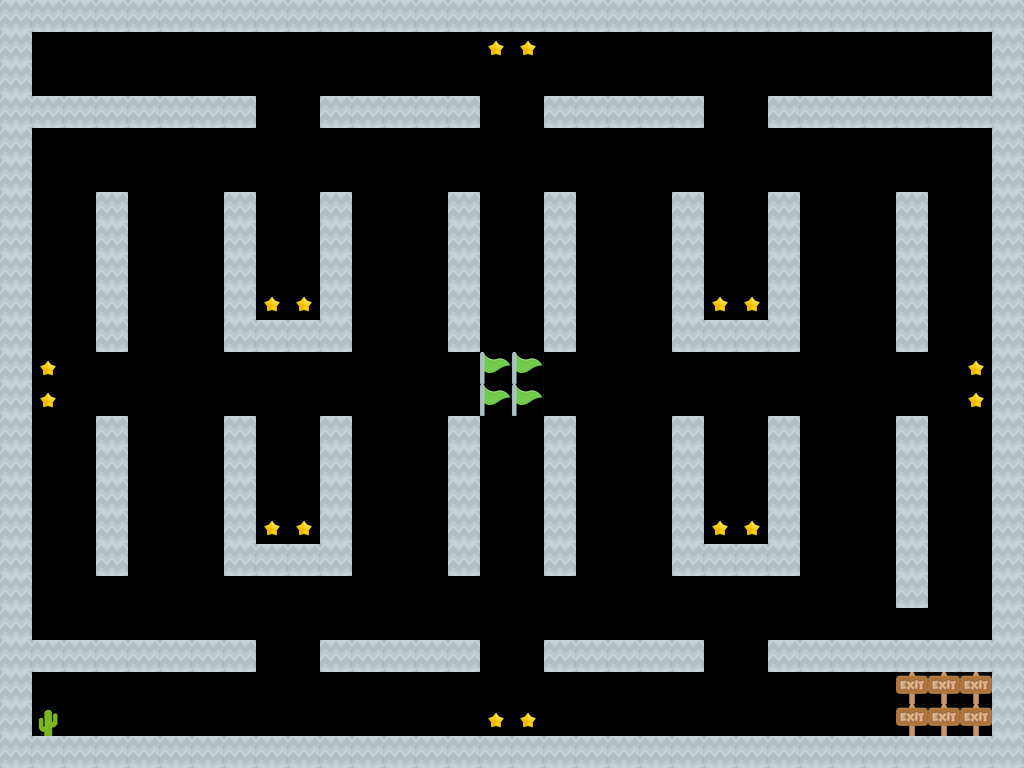

A level layout from a 2D game, rendered from its tile map. Below: a short description, then the map file with its tile-grid data intact:
An orthogonal 32x24 tile map with 32x32 px tiles, 1 tile layer (Collision), 3 tilesets.

<map version="1.0" orientation="orthogonal" renderorder="right-down" width="32" height="24" tilewidth="32" tileheight="32" nextobjectid="1">
 <tileset firstgid="1" name="spritesheet_ground" tilewidth="32" tileheight="32" tilecount="128" columns="8">
  <image source="spritesheet_ground.png" width="256" height="512" />
 </tileset>
 <tileset firstgid="129" name="spritesheet_items" tilewidth="32" tileheight="32" tilecount="32" columns="8">
  <image source="spritesheet_items.png" width="256" height="128" />
 </tileset>
 <tileset firstgid="161" name="spritesheet_tiles" tilewidth="32" tileheight="32" tilecount="128" columns="8">
  <image source="spritesheet_tiles.png" width="256" height="512" />
 </tileset>
 <layer name="Collision" width="32" height="24">
  <data encoding="csv">
19,19,19,19,19,19,19,19,19,19,19,19,19,19,19,19,19,19,19,19,19,19,19,19,19,19,19,19,19,19,19,19,
19,0,0,0,0,0,0,0,0,0,0,0,0,0,0,140,140,0,0,0,0,0,0,0,0,0,0,0,0,0,0,19,
19,0,0,0,0,0,0,0,0,0,0,0,0,0,0,0,0,0,0,0,0,0,0,0,0,0,0,0,0,0,0,19,
19,19,19,19,19,19,19,19,0,0,19,19,19,19,19,0,0,19,19,19,19,19,0,0,19,19,19,19,19,19,19,19,
19,0,0,0,0,0,0,0,0,0,0,0,0,0,0,0,0,0,0,0,0,0,0,0,0,0,0,0,0,0,0,19,
19,0,0,0,0,0,0,0,0,0,0,0,0,0,0,0,0,0,0,0,0,0,0,0,0,0,0,0,0,0,0,19,
19,0,0,19,0,0,0,19,0,0,19,0,0,0,19,0,0,19,0,0,0,19,0,0,19,0,0,0,19,0,0,19,
19,0,0,19,0,0,0,19,0,0,19,0,0,0,19,0,0,19,0,0,0,19,0,0,19,0,0,0,19,0,0,19,
19,0,0,19,0,0,0,19,0,0,19,0,0,0,19,0,0,19,0,0,0,19,0,0,19,0,0,0,19,0,0,19,
19,0,0,19,0,0,0,19,140,140,19,0,0,0,19,0,0,19,0,0,0,19,140,140,19,0,0,0,19,0,0,19,
19,0,0,19,0,0,0,19,19,19,19,0,0,0,19,0,0,19,0,0,0,19,19,19,19,0,0,0,19,0,0,19,
19,140,0,0,0,0,0,0,0,0,0,0,0,0,0,138,138,0,0,0,0,0,0,0,0,0,0,0,0,0,140,19,
19,140,0,0,0,0,0,0,0,0,0,0,0,0,0,138,138,0,0,0,0,0,0,0,0,0,0,0,0,0,140,19,
19,0,0,19,0,0,0,19,0,0,19,0,0,0,19,0,0,19,0,0,0,19,0,0,19,0,0,0,19,0,0,19,
19,0,0,19,0,0,0,19,0,0,19,0,0,0,19,0,0,19,0,0,0,19,0,0,19,0,0,0,19,0,0,19,
19,0,0,19,0,0,0,19,0,0,19,0,0,0,19,0,0,19,0,0,0,19,0,0,19,0,0,0,19,0,0,19,
19,0,0,19,0,0,0,19,140,140,19,0,0,0,19,0,0,19,0,0,0,19,140,140,19,0,0,0,19,0,0,19,
19,0,0,19,0,0,0,19,19,19,19,0,0,0,19,0,0,19,0,0,0,19,19,19,19,0,0,0,19,0,0,19,
19,0,0,0,0,0,0,0,0,0,0,0,0,0,0,0,0,0,0,0,0,0,0,0,0,0,0,0,19,0,0,19,
19,0,0,0,0,0,0,0,0,0,0,0,0,0,0,0,0,0,0,0,0,0,0,0,0,0,0,0,0,0,0,19,
19,19,19,19,19,19,19,19,0,0,19,19,19,19,19,0,0,19,19,19,19,19,0,0,19,19,19,19,19,19,19,19,
19,0,0,0,0,0,0,0,0,0,0,0,0,0,0,0,0,0,0,0,0,0,0,0,0,0,0,0,221,221,221,19,
19,268,0,0,0,0,0,0,0,0,0,0,0,0,0,140,140,0,0,0,0,0,0,0,0,0,0,0,221,221,221,19,
19,19,19,19,19,19,19,19,19,19,19,19,19,19,19,19,19,19,19,19,19,19,19,19,19,19,19,19,19,19,19,19
</data>
 </layer>
</map>
